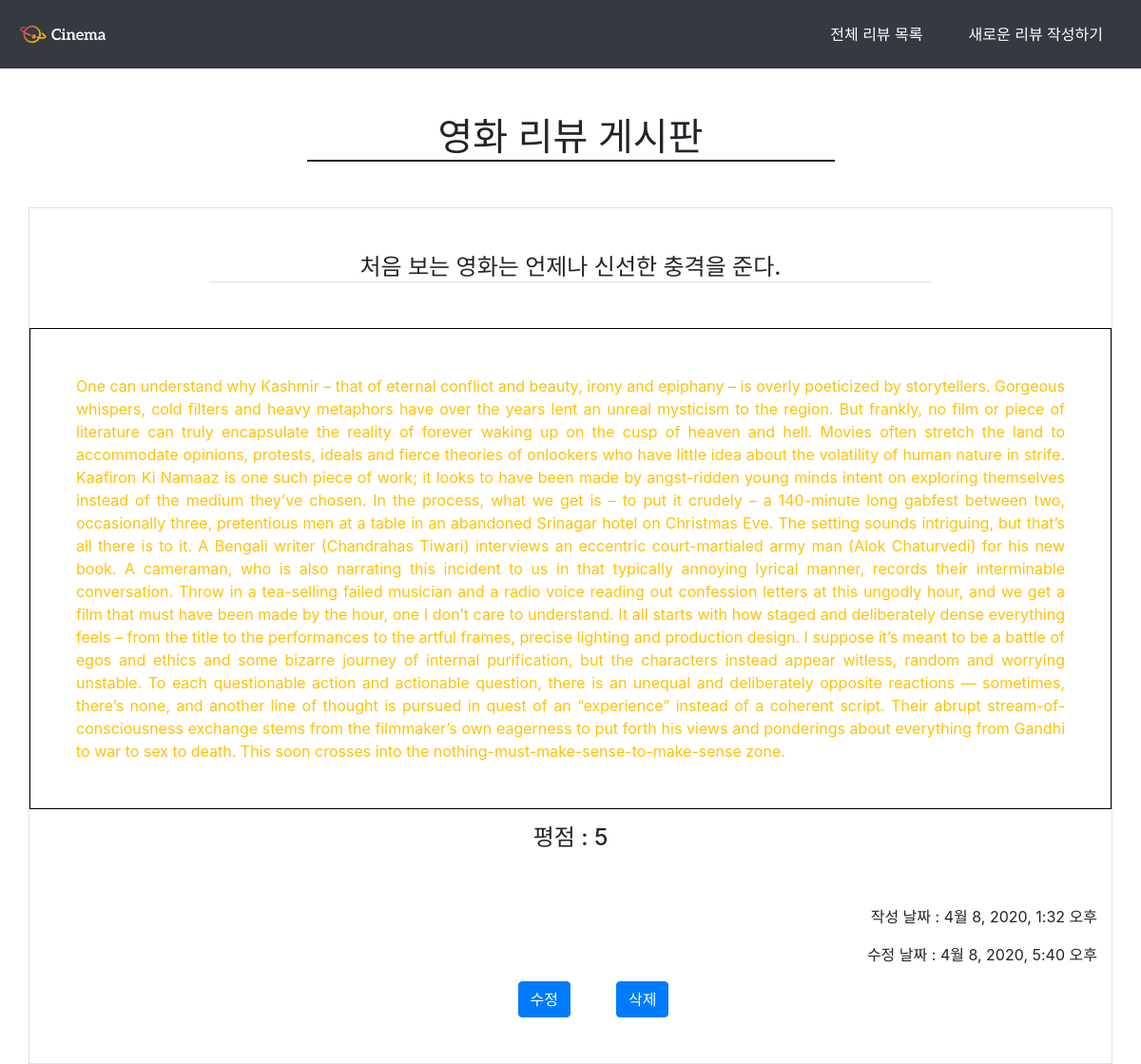
/community/3/, run on the app's committed database.
### community/models.py (models this page shows)
class Review(models.Model):
    title=models.CharField(max_length=100)
    movie_title=models.CharField(max_length=30)
    rank=models.IntegerField(default=0)
    content=models.TextField()
    created_at=models.DateTimeField(auto_now_add=True)
    updated_at=models.DateTimeField(auto_now=True)

### community/views.py (the view)
# urls.py: path('<int:id>/',views.detail,name='detail'),
def detail(request,id):
    review=get_object_or_404(Review,id=id)
    context={
        'review':review,
    }
    return render(request,'community/review_detail.html',context)

### community/templates/community/review_detail.html (shortened to what this page needs)
{% extends 'base.html' %}
    {% block nav %}
    <li class="nav-item mx-3 my-2 active"><a href="{% url 'community:index' %}" class="nav-link">전체 리뷰 목록</a></li>
    <li class="nav-item mx-3 my-2 active"><a href="{% url 'community:create' %}" class="nav-link">새로운 리뷰 작성하기</a></li>
    {% endblock %}
{% block body %}
     <div class="text-center h1 col-6 offset-3 mt-5 mb-5" style="border-bottom: 2px solid">영화 리뷰 게시판</div>
    <div class="row justify-content-center border">
        <div class="h4 text-center border-bottom col-8 offset-2 my-5 mx-0 px-0">{{ review.title }}</div>
        <p class="col-12 text-justify py-5 px-5 text-warning" style=" border:solid 1px black;font-size:1rem">
            {{review.content}}
        </p>
        <div class="col-12 h4 text-center">
            평점 : {{ review.rank }}
        </div>
        <div class="offset-4 col-8 text-right mt-5">
           <p> 작성 날짜 : {{ review.created_at}} </p>
        </div>
        <div class="offset-4 col-8 text-right">
           <p> 수정 날짜 : {{ review.updated_at}} </p>
        </div>
    <a class="btn btn-primary mx-5 mb-5" href="{% url 'community:update' review.id %}" role="button">수정</a>
    <form action="{% url 'community:delete' review.id %}" method="POST">
        <input class="btn btn-primary mb-5" type="submit" value="삭제">
    </form>
{% endblock %}

### data on the page
Review: title "처음 보는 영화는 언제나 신선한 충격을 준다.", content "One can understand why Kashmir – that of eternal conflict and beauty, irony and epiphany – is overly poeticized by storytellers. Gorgeous whispers, cold filters and heavy metaphors have over the years lent an unreal mysticism to the region. But frankly, no film or piece of literature can truly encapsulate the reality of forever waking up on the cusp of heaven and hell. Movies often stretch the land to accommodate opinions, protests, ideals and fierce theories of onlookers who have little idea about the volatility of human nature in strife. Kaafiron Ki Namaaz is one such piece of work; it looks to have been made by angst-ridden young minds intent on exploring themselves instead of the medium…", rank "5", created_at "4월 8, 2020, 1:32 오후", updated_at "4월 8, 2020, 5:40 오후"
